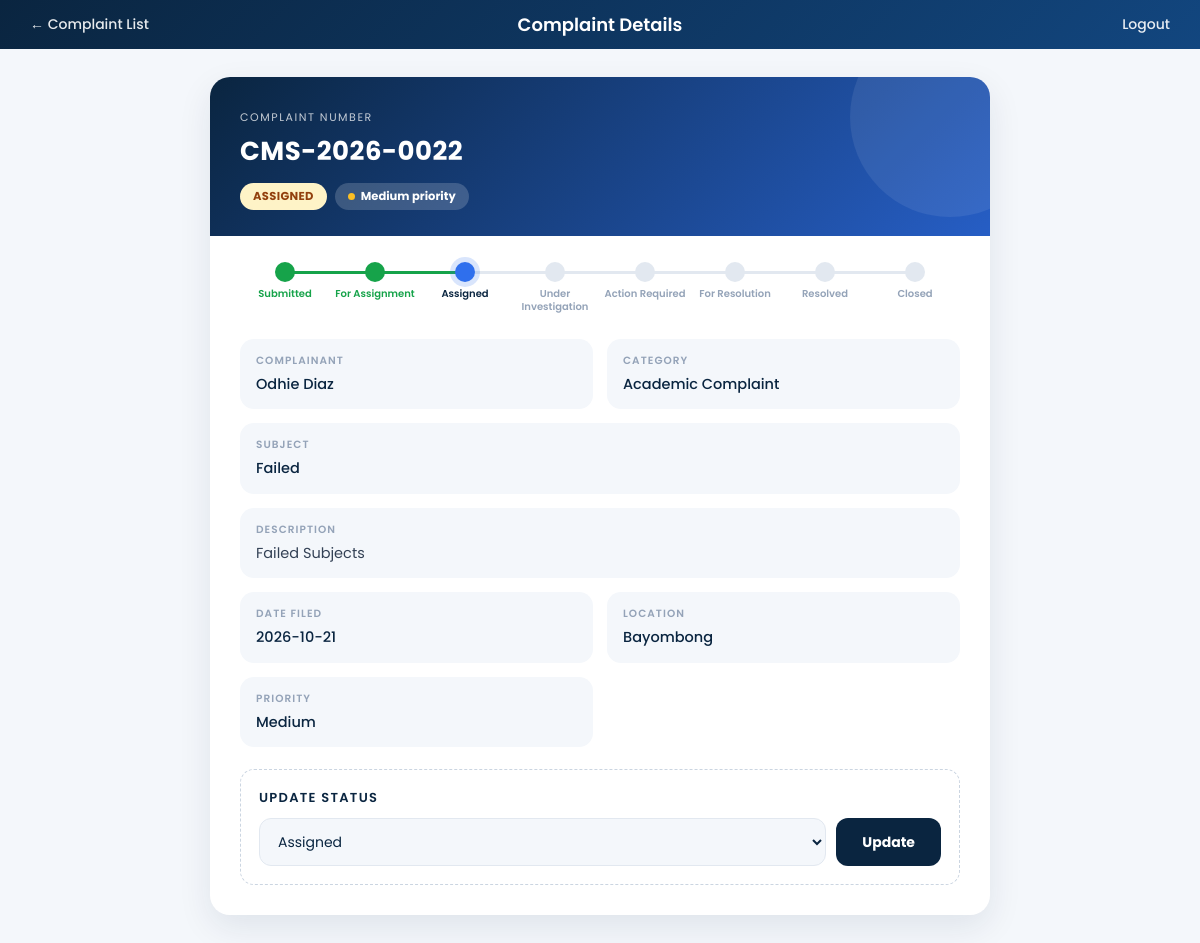
Page /complaint_view.php?id=22 (signed in) on the committed database.
### tables this page shows
CREATE TABLE `complaints` (
  `complaint_id` int(11) NOT NULL,
  `complaint_number` varchar(30) NOT NULL,
  `complainant_id` int(11) NOT NULL,
  `category_id` int(11) NOT NULL,
  `subject` varchar(200) NOT NULL,
  `description` text NOT NULL,
  `date_filed` date NOT NULL,
  `location` varchar(150) DEFAULT NULL,
  `priority` enum('low','medium','high') DEFAULT 'medium',
  `status` enum('Submitted','For Assignment','Assigned','Under Investigation','Action Required','For Resolution','Resolved','Closed') DEFAULT 'Submitted',
  `created_at` timestamp NOT NULL DEFAULT current_timestamp()
);

CREATE TABLE `complainants` (
  `complainant_id` int(11) NOT NULL,
  `full_name` varchar(150) NOT NULL,
  `contact_number` varchar(20) DEFAULT NULL,
  `email` varchar(150) DEFAULT NULL,
  `address` varchar(255) DEFAULT NULL,
  `organization_department` varchar(150) DEFAULT NULL,
  `preferred_contact_method` enum('email','phone','sms') DEFAULT 'email',
  `date_registered` timestamp NOT NULL DEFAULT current_timestamp(),
  `status` enum('active','inactive') DEFAULT 'active'
);

CREATE TABLE `complaint_categories` (
  `category_id` int(11) NOT NULL,
  `category_name` varchar(100) NOT NULL,
  `is_active` tinyint(1) DEFAULT 1,
  `created_at` timestamp NOT NULL DEFAULT current_timestamp()
);

### complaint_view.php (the view, shortened to what this page needs)
<?php
$conn = new mysqli("localhost", "root", "", "complaint_management_db");
$id = $_GET['id'];
$stmt = $conn->prepare(
    "SELECT c.*, co.full_name AS complainant_name, cc.category_name
     FROM complaints c
     JOIN complainants co ON c.complainant_id = co.complainant_id
     JOIN complaint_categories cc ON c.category_id = cc.category_id
     WHERE c.complaint_id = ?"
);
$stmt->bind_param("i", $id);
$stmt->execute();
$complaint = $stmt->get_result()->fetch_assoc();
$statusClass = strtolower(str_replace(' ', '-', $complaint['status']));
?>
<!DOCTYPE html>
<html>
<head>
    <link rel="stylesheet" href="assets/style.css">
</head>
<body>
    <div class="topbar" id="topbar">
        <a class="back-link" href="complaint_list.php">&larr; Complaint List</a>
        <h2>Complaint Details</h2>
        <a class="logout" href="logout.php">Logout</a>
    </div>
    <div class="page-wrap">
        <div class="detail-card">
            <div class="hero">
                <small>Complaint number</small>
                <h1><?php echo htmlspecialchars($complaint['complaint_number']); ?></h1>
                <div class="badges">
                    <span class="status-badge status-<?php echo $statusClass; ?>" id="statusBadge"><?php echo htmlspecialchars($complaint['status']); ?></span>
                    <span class="prio <?php echo htmlspecialchars($complaint['priority']); ?>"><?php echo ucfirst($complaint['priority']); ?> priority</span>
                </div>
            </div>
            <div class="body">
                <div class="progress" id="progress"></div>
                <div class="detail-grid">
                    <div class="detail-item" style="animation-delay:.25s">
                        <label>Complainant</label>
                        <div class="value"><?php echo htmlspecialchars($complaint['complainant_name']); ?></div>
                    </div>
                    <div class="detail-item" style="animation-delay:.3s">
                        <label>Category</label>
                        <div class="value"><?php echo htmlspecialchars($complaint['category_name']); ?></div>
                    </div>
                    <div class="detail-item full" style="animation-delay:.35s">
                        <label>Subject</label>
                        <div class="value"><?php echo htmlspecialchars($complaint['subject']); ?></div>
                    </div>
                    <div class="detail-item full desc" style="animation-delay:.4s">
                        <label>Description</label>
                        <div class="value"><?php echo nl2br(htmlspecialchars($complaint['description'])); ?></div>
                    </div>
                    <div class="detail-item" style="animation-delay:.45s">
                        <label>Date Filed</label>
                        <div class="value"><?php echo $complaint['date_filed']; ?></div>
                    </div>
                    <div class="detail-item" style="animation-delay:.5s">
                        <label>Location</label>
                        <div class="value"><?php echo htmlspecialchars($complaint['location'] ?: '—'); ?></div>
                    </div>
                    <div class="detail-item" style="animation-delay:.55s">
                        <label>Priority</label>
                        <div class="value"><?php echo ucfirst($complaint['priority']); ?></div>
                    </div>
                </div>
                <?php if ($complaint['status'] != 'Closed'): ?>
                <div class="status-update-box">
                    <h3>Update Status</h3>
                    <form action="update_complaint_status.php" method="POST" id="statusForm">
                        <select name="new_status">
                            <option value="Assigned" <?php if ($complaint['status'] == 'Assigned') echo 'selected'; ?>>Assigned</option>
                        </select>
                        <button type="submit" id="updBtn">Update</button>
                    </form>
                </div>
                <?php else: ?>
                <div class="closed-notice"><svg viewBox="0 0 24 24"><rect x="4" y="11" width="16" height="10" rx="2"/><path d="M8 11V7a4 4 0 0 1 8 0v4"/></svg>This complaint is closed and can no longer be modified.</div>
                <?php endif; ?>
            </div>
        </div>
    </div>
</body>
</html>

### assets/style.css (style rules this page uses)
* { box-sizing: border-box; }
html, body { margin: 0 !important; padding: 0 !important; width: 100% !important; min-height: 100vh !important; overflow-x: hidden !important; background: #f4f7fb !important; }
body { font-family: 'Poppins', sans-serif; color: #1e293b; }
h1, h2, h3 { color: #0f3d5c; font-weight: 600; }
h1 { font-size: 26px; }
h2 { font-size: 22px; margin-top: 30px; }
h3 { font-size: 18px; margin-top: 24px; }
body > *:not(script):not(#pageContent):not(#loadingOverlay):not(#splashOverlay):not(#loadingLogo):not(.topbar):not(.main-content):not(body.reg-page > *):not(body.track-page > *) { max-width: 1100px; margin-left: auto; margin-right: auto; padding-left: 20px; padding-right: 20px; }
a { color: #0f766e; text-decoration: none; font-weight: 500; }
form { background: #ffffff; padding: 24px; border-radius: 8px; box-shadow: 0 1px 4px rgba(0, 0, 0, 0.08); max-width: 550px; margin: 16px auto 0; }
label { display: block; margin-top: 14px; margin-bottom: 4px; font-weight: 500; font-size: 14px; color: #334155; }
input, select, textarea { width: 100%; padding: 9px 12px; border: 1px solid #cbd5e1; border-radius: 6px; font-size: 14px; font-family: 'Poppins', sans-serif; background: #f8fafc; }
button, input[type="submit"] { margin-top: 18px; padding: 10px 22px; background: #0f766e; color: #ffffff; border: none; border-radius: 6px; font-weight: 600; font-size: 14px; cursor: pointer; transition: background 0.2s; }

### rows in the picture
complaints: complaint_number "CMS-2026-0022", status "ASSIGNED", priority "Medium", complainant.full_name "Odhie Diaz", category.category_name "Academic Complaint", subject "Failed", description "Failed Subjects", date_filed "2026-10-21", location "Bayombong", new_status "Assigned"
